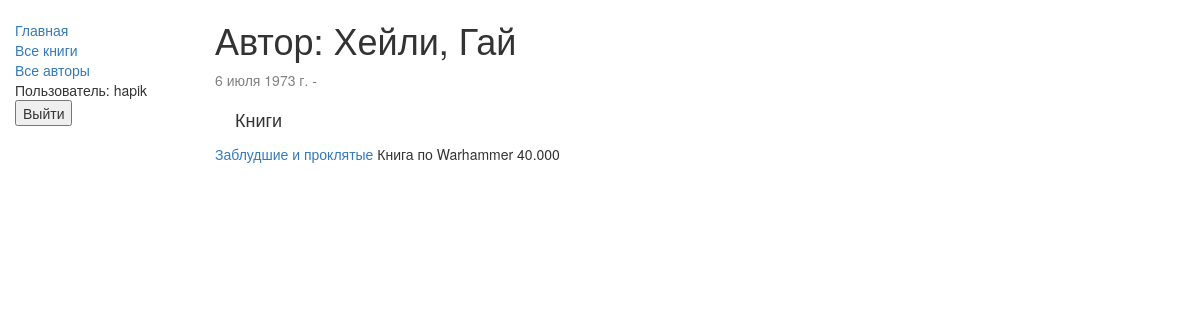
Screenshot of /catalog/author/2 (signed in) with the database file from the repository.
### catalog/models.py (models this page shows, shortened)
class Author(models.Model):
    first_name = models.CharField(max_length=100)
    last_name = models.CharField(max_length=100)
    date_of_birth = models.DateField(null=True, blank=True)
    date_of_death = models.DateField('Died', null=True, blank=True)

class Book(models.Model):
    title = models.CharField(max_length=200)
    author = models.ForeignKey('Author', on_delete=models.SET_NULL, null=True)
    summary = models.TextField(max_length=1000, help_text="Enter a brief description of the book")
    isbn = models.CharField('ISBN',max_length=13, help_text='13 Character <a href="https://www.isbn-international.org/content/what-isbn">ISBN number</a>')
    genre = models.ManyToManyField(Genre, help_text="Select a genre for this book")
    def __str__(self):
        return self.title
    def display_genre(self):
        return ', '.join([ genre.name for genre in self.genre.all()[:3] ])
    display_genre.short_description = 'Genre'

### catalog/views.py (the view)
# urls.py: re_path(r'^author/(?P<pk>\d+)$', views.AuthorDetailView.as_view(), name='author-detail'),
class AuthorDetailView(generic.DetailView):
    model = Author

### catalog/templates/catalog/author_detail.html
{% extends "base_generic.html" %}
{% block content %}
<h1>Автор: {{ author.last_name }}, {{ author.first_name }}</h1>
<p style="color: gray">{{author.date_of_birth}} -</p>
<h4 style="margin: 20px 0 15px 20px">Книги</h4>
 {% for book in author.book_set.all %}
    <a href="{% url 'book-detail' book.pk %}">{{ book }}</a>
    {{ book.summary }} <br>
    {% empty %}
    <p>У автора нет книг</p>
    {% endfor %}
{% endblock %}

### catalog/templates/base_generic.html (shortened to what this page needs)
<!doctype html>
<html lang="en">
<head>
    <link
            rel="stylesheet"
            href="https://maxcdn.bootstrapcdn.com/bootstrap/3.3.7/css/bootstrap.min.css"/>
    {% load static %}
    <link rel="stylesheet" href="{% static 'css/styles.css' %}"/>
</head>
<body>
<div class="container-fluid">
    <div class="row">
        <div class="col-sm-2">
            {% block sidebar %}
            <ul class="sidebar-nav">
                <li><a href="{% url 'index' %}">Главная</a></li>
                <li><a href="{% url 'books' %}">Все книги</a></li>
                <li><a href="{% url 'authors' %}">Все авторы</a></li>
                {% if user.is_authenticated %}
                <li>Пользователь: {{ user.get_username }}</li>
                <li>
                    <form action="{% url 'logout'%}?next={{request.path}}" method="post">
                        <button class="dropdown-item" type="submit">Выйти</button>
                    </form>
                </li>
                <br> {% else %}
                <form action="{% url 'login' %}" method="post"> {% csrf_token %}
                    <button class="dropdown-item" type="submit">Войти</button>
                </form>
                {% endif %}
            </ul>
            {% endblock %}
        </div>
        <div class="col-sm-10 ">{% block content %}{% endblock %}</div>
    </div>
</div>
</body>
</html>

### catalog/static/css/styles.css (style rules this page uses)
.sidebar-nav { margin-top: 20px; padding: 0; list-style: none; }

### rows the page displays
Author: last_name "Хейли", first_name "Гай", date_of_birth "6 июля 1973 г."
Book: title "Заблудшие и проклятые", summary "Книга по Warhammer 40.000"

### other values shown
{{ user.get_username }} "hapik"
